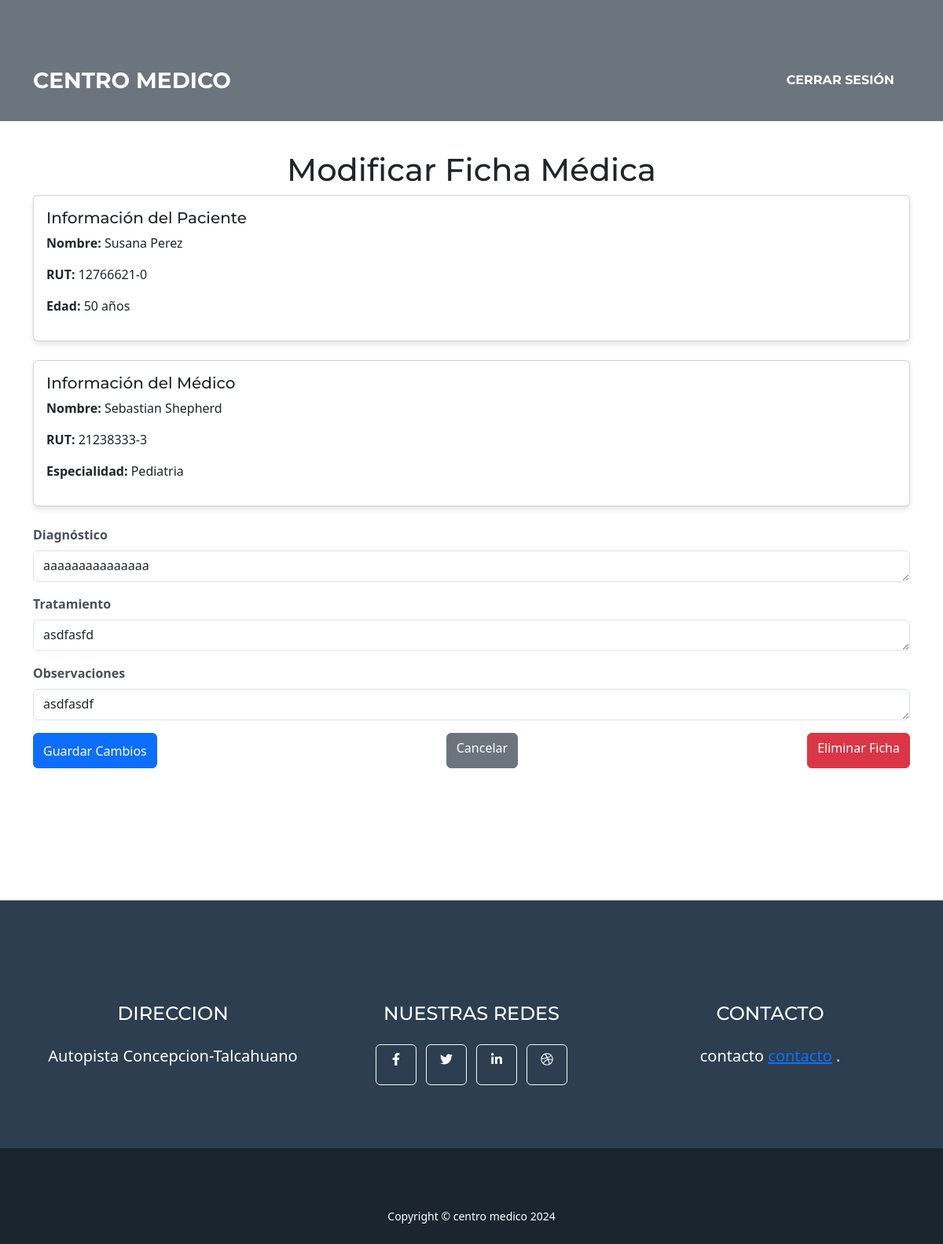
Page /fichas/modificar/9/ (signed in) on the committed database.
### ficha_medica/models.py (models this page shows, shortened)
class FichaMedica(models.Model):
    paciente = models.ForeignKey(Paciente, on_delete=models.CASCADE, related_name='fichas')
    medico = models.ForeignKey(Medico, on_delete=models.SET_NULL, null=True, related_name='fichas')
    fecha_creacion = models.DateTimeField(auto_now_add=True)
    diagnostico = models.TextField()
    tratamiento = models.TextField(blank=True, null=True)
    observaciones = models.TextField(blank=True, null=True)
    class Meta:
        verbose_name = "Ficha"
        verbose_name_plural = "Fichas"

class Paciente(models.Model):
    rut = models.CharField(max_length=12, unique=True)  # Ejemplo: 12345678-9
    nombre = models.CharField(max_length=100)
    fecha_nacimiento = models.DateField(blank=True, null=True)  # Campo adicional
    direccion = models.TextField(blank=True, null=True)
    telefono = models.CharField(
        max_length=15,
        blank=True,
        null=True,
        validators=[
            RegexValidator(
                regex=r'^\d+$',
                message="El teléfono solo debe contener números.",
                code='invalid_telefono'
            )
        ]
    )
    email = models.EmailField(blank=True, null=True)
    class Meta:
        verbose_name = "Paciente"
        verbose_name_plural = "Pacientes"
    @property
    def edad(self):
        if self.fecha_nacimiento:
            today = date.today()
            return today.year - self.fecha_nacimiento.year - ((today.month, today.day) < (self.fecha_nacimiento.month, self.fecha_nacimiento.day))
        return None

class Medico(models.Model):
    user = models.OneToOneField(User, on_delete=models.CASCADE)
    especialidad = models.ForeignKey(Especialidad, on_delete=models.CASCADE, related_name="medicos")  # Relación con Especialidad
    telefono = models.CharField(
        max_length=15,
        blank=True,
        null=True,
        validators=[
            RegexValidator(
                regex=r'^\d+$',
                message="El teléfono solo debe contener números.",
                code='invalid_telefono'
            )
        ]
    )
    class Meta:
        verbose_name = "Medico"
        verbose_name_plural = "Medicos"

class Especialidad(models.Model):
    nombre = models.CharField(max_length=100, unique=True)  # Nombre único para la especialidad
    descripcion = models.TextField(blank=True, null=True)  # Descripción opcional
    class Meta:
        verbose_name = "Especialidad"
        verbose_name_plural = "Especialidades"

### ficha_medica/utils.py (the view)
        def _wrapped_view(request, *args, **kwargs):
            if not request.user.groups.filter(name=role_name).exists():
                return HttpResponseForbidden(f"No tienes acceso al rol requerido: {role_name}.")
            return view_func(request, *args, **kwargs)

### ficha_medica/forms.py (shortened to what this page needs)
class FichaMedicaForm(forms.ModelForm):
    class Meta:
        model = FichaMedica
        fields = ['diagnostico', 'tratamiento', 'observaciones']
    def __init__(self, *args, **kwargs):
        super().__init__(*args, **kwargs)
        self.fields['diagnostico'].widget.attrs.update({
            'placeholder': "Escribe el diagnóstico aquí"
        })
        self.fields['tratamiento'].widget.attrs.update({
            'placeholder': "Escribe el tratamiento aquí"
        })
        self.fields['observaciones'].widget.attrs.update({
            'placeholder': "Añade observaciones aquí (opcional)"
        })

### ficha_medica/utils.py (called while the page is built)
def role_required(role_name):
    def decorator(view_func):
        def _wrapped_view(request, *args, **kwargs):
            if not request.user.groups.filter(name=role_name).exists():
                return HttpResponseForbidden(f"No tienes acceso al rol requerido: {role_name}.")
            return view_func(request, *args, **kwargs)
        return _wrapped_view
    return decorator

### ficha_medica/views.py (called while the page is built)
@login_required
@role_required('Medico')
def modificar_ficha(request, ficha_id):
    ficha = get_object_or_404(FichaMedica, id=ficha_id)
    if request.method == 'POST':
        form = FichaMedicaForm(request.POST, instance=ficha)
        if form.is_valid():
            form.save()
            messages.success(request, "La ficha médica ha sido modificada exitosamente.")
            return redirect('listar_fichas_medicas')
        else:
            messages.error(request, "Hubo errores en el formulario. Por favor, revisa los campos.")
    else:
        form = FichaMedicaForm(instance=ficha)
    return render(request, 'fichas_medicas/modificar_ficha.html', {'form': form, 'ficha': ficha})

### ficha_medica/templates/fichas_medicas/modificar_ficha.html (shortened to what this page needs)
{% extends 'core/base.html' %}
{% block content %}
<div class="container mt-5">
    <h1 class="text-center">Modificar Ficha Médica</h1>
    <form method="post">
        <div class="card p-3 mb-4">
            <h5>Información del Paciente</h5>
            <p><strong>Nombre:</strong> {{ ficha.paciente.nombre }}</p>
            <p><strong>RUT:</strong> {{ ficha.paciente.rut }}</p>
            <p><strong>Edad:</strong> {{ ficha.paciente.edad }} años</p>
        </div>
        <div class="card p-3 mb-4">
            <h5>Información del Médico</h5>
            <p><strong>Nombre:</strong> {{ ficha.medico.user.first_name }} {{ ficha.medico.user.last_name }}</p>
            <p><strong>RUT:</strong> {{ ficha.medico.user.username }}</p>
            <p><strong>Especialidad:</strong> {{ ficha.medico.especialidad.nombre }}</p>
        </div>
        <div class="mb-3">
            <label for="diagnostico" class="form-label">Diagnóstico</label>
            <textarea id="diagnostico" name="diagnostico" class="form-control" rows="4">{{ ficha.diagnostico }}</textarea>
        </div>
        <div class="mb-3">
            <label for="tratamiento" class="form-label">Tratamiento</label>
            <textarea id="tratamiento" name="tratamiento" class="form-control" rows="4">{{ ficha.tratamiento }}</textarea>
        </div>
        <div class="mb-3">
            <label for="observaciones" class="form-label">Observaciones</label>
            <textarea id="observaciones" name="observaciones" class="form-control" rows="4">{{ ficha.observaciones }}</textarea>
        </div>
        <div class="d-flex justify-content-between">
            <button type="submit" class="btn btn-primary">Guardar Cambios</button>
            <a href="{% url 'listar_fichas_medicas' %}" class="btn btn-secondary">Cancelar</a>
            <a href="{% url 'eliminar_ficha' ficha.id %}" class="btn btn-danger">Eliminar Ficha</a>
        </div>
    </form>
</div>
{% endblock %}

### rows in the picture
FichaMedica: paciente.nombre "Susana Perez", paciente.rut "12766621-0", paciente.edad "50", medico.user.first_name "Sebastian", medico.user.last_name "Shepherd", medico.user.username "21238333-3", medico.especialidad.nombre "Pediatria", diagnostico "aaaaaaaaaaaaaaa", tratamiento "asdfasfd", observaciones "asdfasdf"
